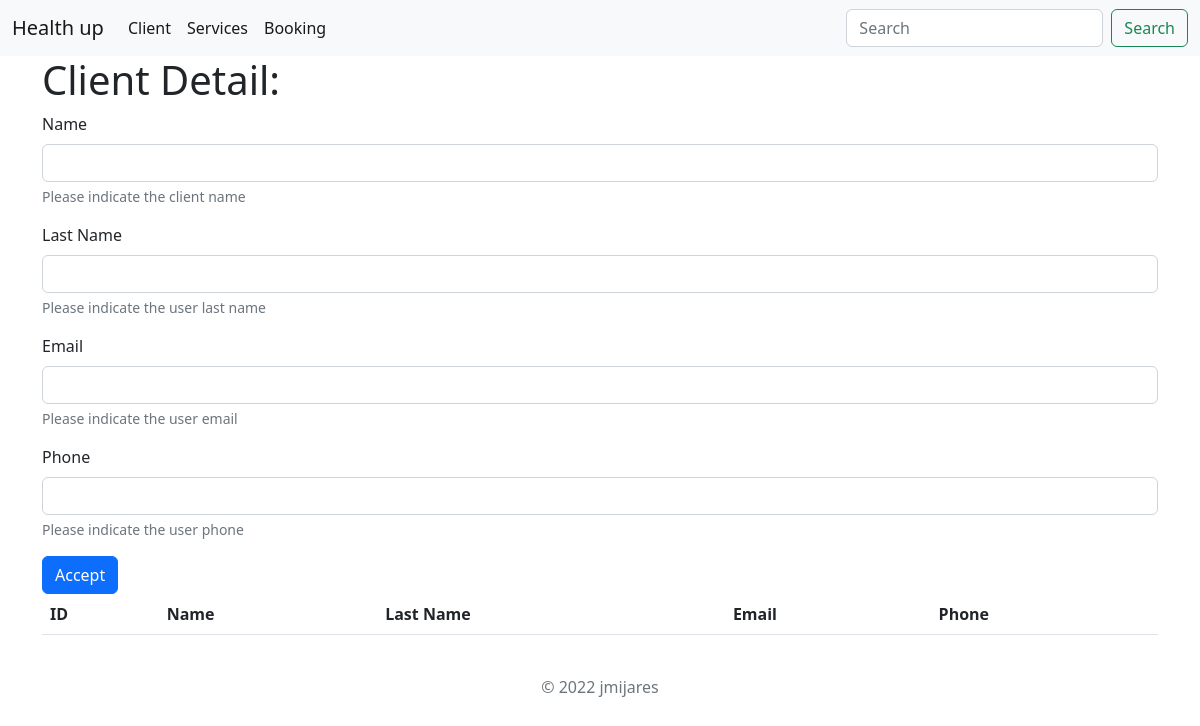
/client/, run on an earlier commit of the app's database.
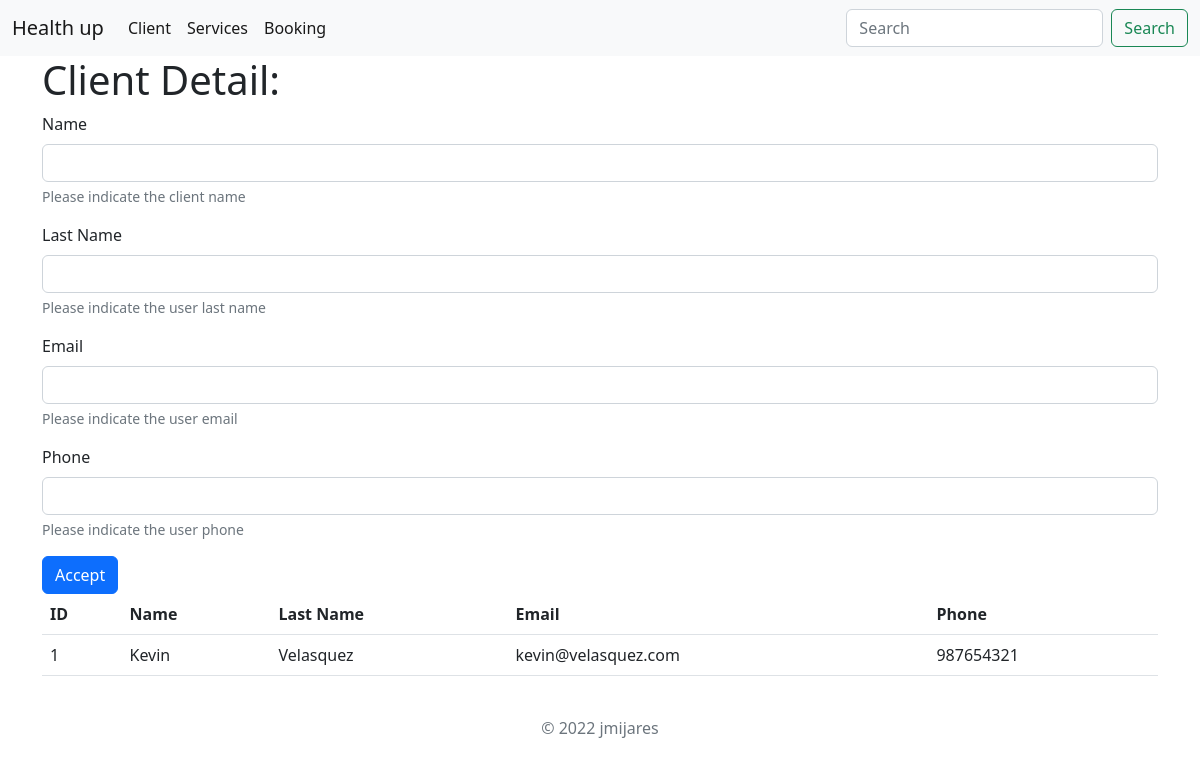
And on a later commit of the database.
### health/models.py (models this page shows)
class client(models.Model):
    name = models.CharField(max_length=50)
    lastname = models.CharField(max_length=50)
    email = models.CharField(max_length=50)
    phone = models.IntegerField()

### health/views.py (the view, shortened to what this page needs)
# urls.py: path('client/', client_view),
def client_view(self):
    client_name = self.POST.get('name')
    client_lastname = self.POST.get('lastname')
    client_email = self.POST.get('email')
    client_phone = self.POST.get('phone')
    client_dic ={"clients":client.objects.all()}
    client_template = loader.get_template("client.html")
    client_render = client_template.render(client_dic)
    return HttpResponse(client_render)

### health_up/templates/client.html (shortened to what this page needs)
{% extends "base.html" %}
{% block content %}
    <div class="container">
        <h1>Client Detail:</h1>
        <form method="post" action="/client/">
            <div class="mb-3">
                <label for="user_name" class="form-label">Name</label>
                <input type="text" class="form-control" id="user_name" name="name" aria-describedby="user_name_help">
                <div id="user_name_help" class="form-text">Please indicate the client name</div>
            </div>
            <div class="mb-3">
                <label for="user_last_name" class="form-label">Last Name</label>
                <input type="text" class="form-control" id="lastname" name="lastname" aria-describedby="user_last_name_help">
                <div id="user_last_name_help" class="form-text">Please indicate the user last name</div>
            </div>
            <div class="mb-3">
                <label for="user_email" class="form-label">Email</label>
                <input type="email" class="form-control" id="user_email" name="email" aria-describedby="user_email_help">
                <div id="user_email_help" class="form-text">Please indicate the user email</div>
            </div>
            <div class="mb-3">
                <label for="user_phone" class="form-label">Phone</label>
                <input type="number" class="form-control" id="user_phone" name="phone" aria-describedby="user_phone_help">
                <div id="user_phone_help" class="form-text">Please indicate the user phone</div>
            </div>
            <button type="submit" class="btn btn-primary">Accept</button>
        </form>
        <table class="table table-hover">
            <thead>
                <tr>
                    <th scope="col">ID</th>
                    <th scope="col">Name</th>
                    <th scope="col">Last Name</th>
                    <th scope="col">Email</th>
                    <th scope="col">Phone</th>
                </tr>
            </thead>
            <tbody>
                {% for client in clients %}
                <tr>
                    <td>{{client.id}}</td>
                    <td>{{client.name}}</td>
                    <td>{{client.lastname}}</td>
                    <td>{{client.email}}</td>
                    <td>{{client.phone}}</td>
                </tr>
                {% endfor %}
            </tbody>
        </table>
    </div>
{% endblock %}

What changed in the data, as far as the page shows it:
added client: id "1", name "Kevin", lastname "Velasquez", email "kevin@velasquez.com", phone "987654321"
